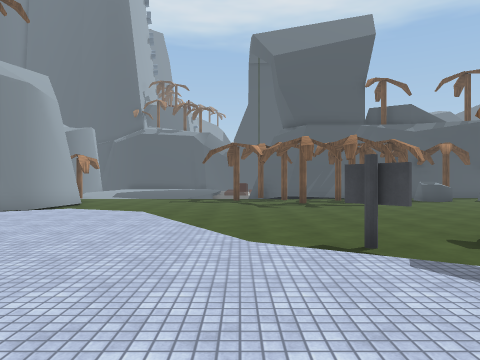
[1] (above)

24 first-person views from a walk through a 3-D level made in the Unity game engine. The camera is 1.5 m above the floor, looks level and sees 70° across. The floor is counted in squares, 2 m on a side. Each view is taken from the middle of a square. On the plan, view 1 faces up. The plan holds only what a view shows up to about 11 squares ahead; the rest is blank. The place goes on beyond the plan. Some surface patterns are stand-ins.

[2]
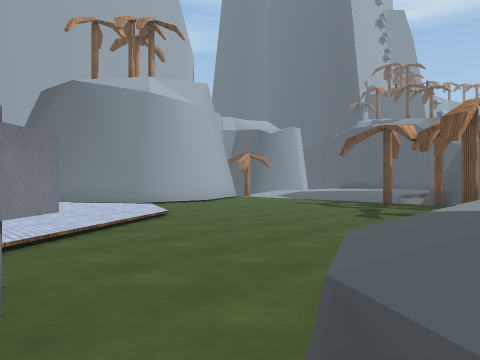

[3]
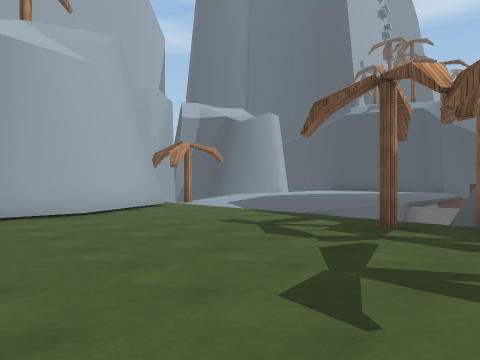

[4]
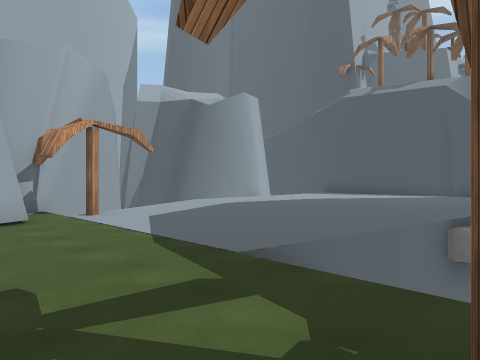

[5]
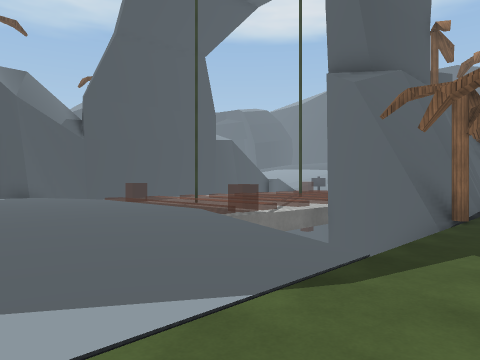

[6]
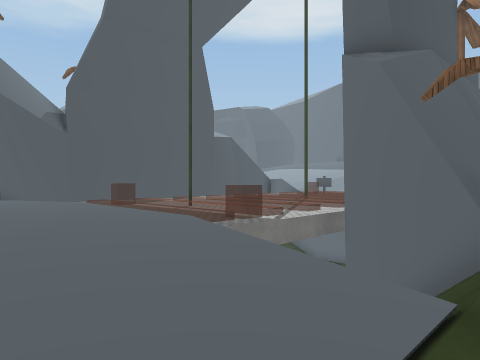

[7]
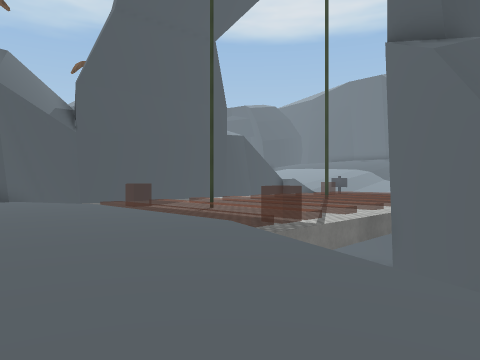

[8]
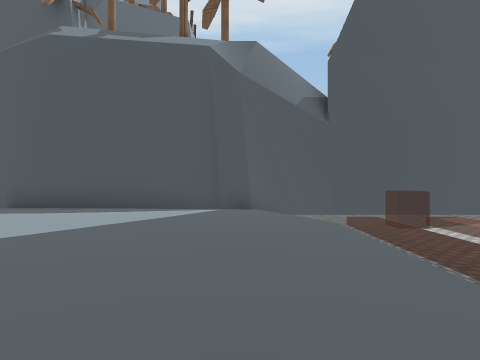

[9]
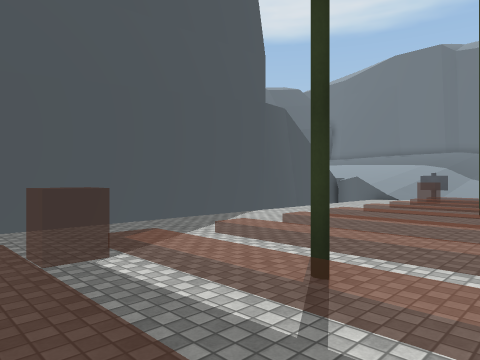

[10]
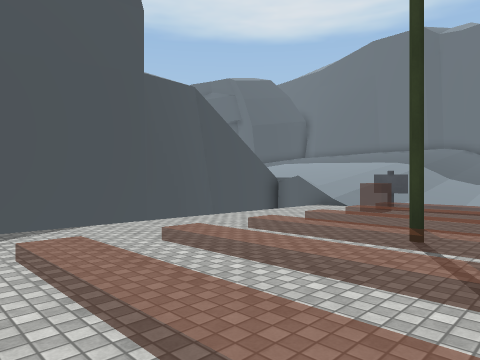

[11]
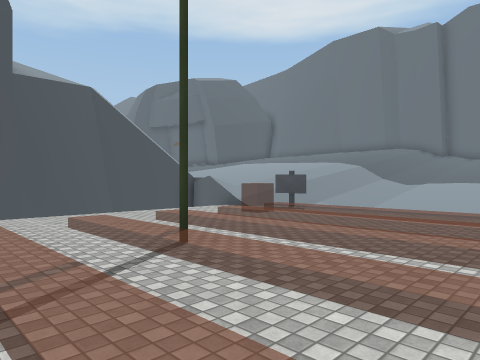

[12]
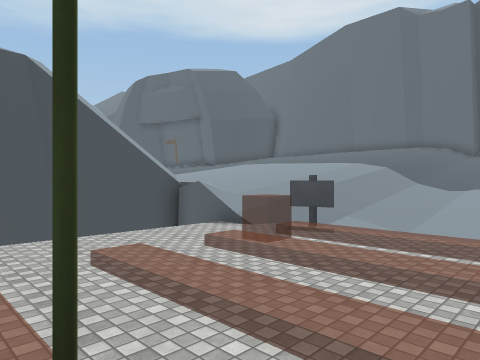

[13]
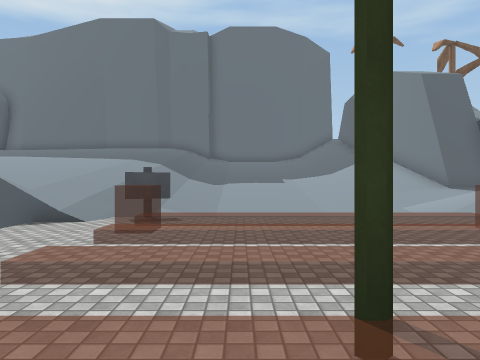

[14]
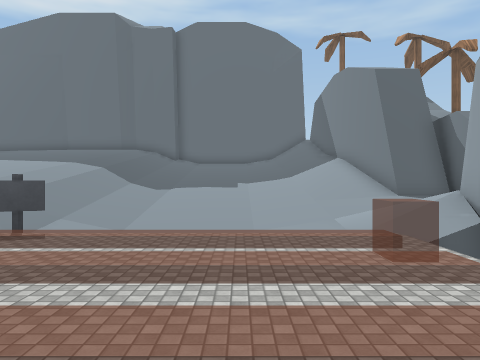

[15]
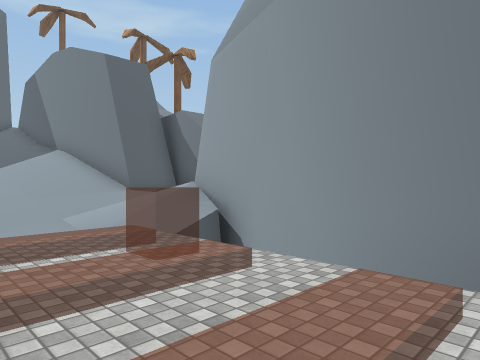

[16]
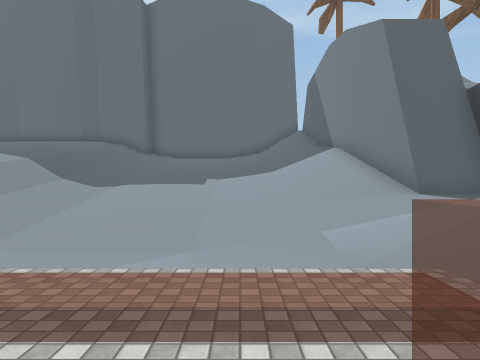

[17]
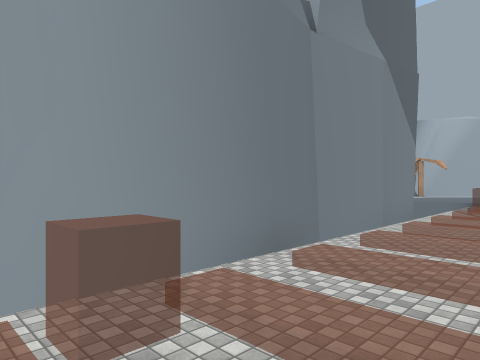

[18]
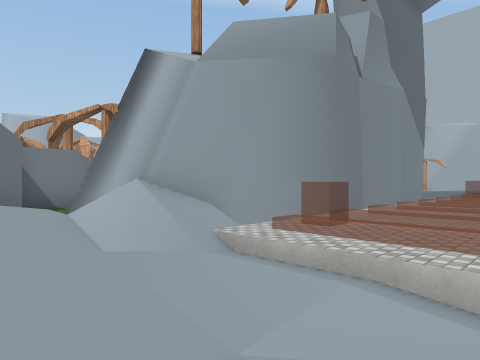

[19]
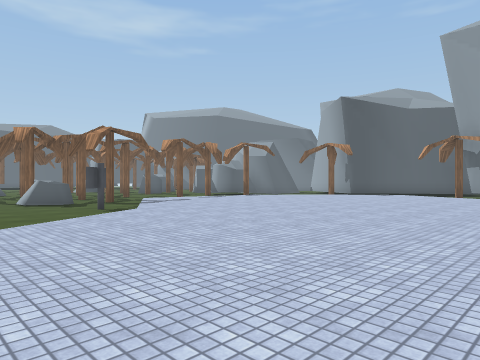

[20]
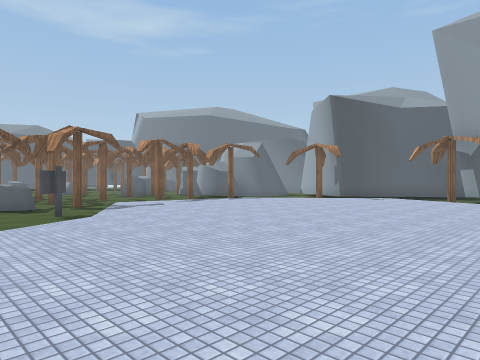

[21]
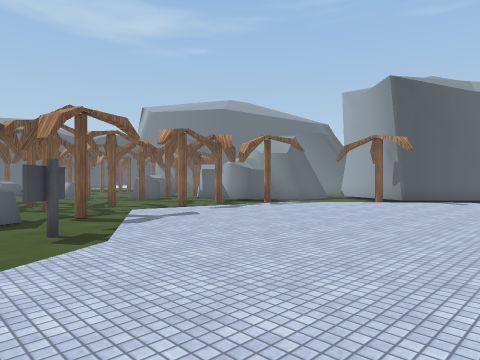

[22]
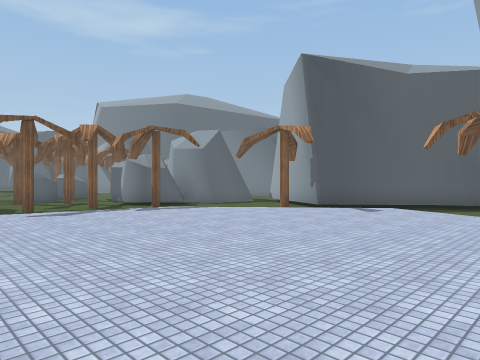

[23]
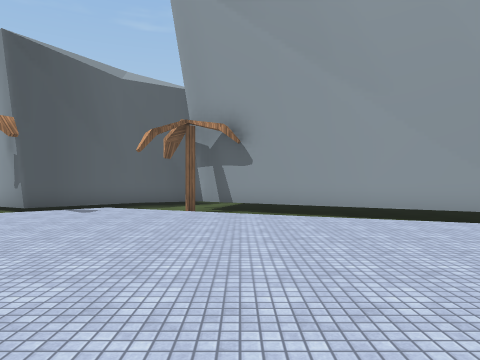

[24]
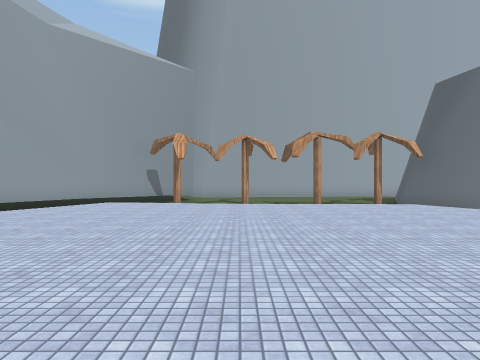

### Floor plan
Key: @ floor where view 1 was taken; # wall or solid block; . main floor; - floor 0.25 m lower than the main floor; _ floor 0.75 m lower than the main floor; : floor 1.25 m higher than the main floor; / step, stairs or slope; ^ raised ledge; v drop or lower ground; S signpost; T tree; O other object.
Columns run from 10 left of view 1 to 20 right of it. Each row starts with its distance up from view 1.
 30                       ^ :///
 29         ###########vvvv//////
 28  ########vvvvvvvvvvvvvv//////
 27  v......--------------/////////
 26   ....../--------------S///////
 25    ......//.///-//-////////////
 24    ....../-.///-//-//-/////////
 23     ...../-#///-/#-//-//_//////
 22     ...../-.///-//-//-/////////
 21    ....../-.///-//-//-/////////
 20   ......./^////-//-//^/////////
 19   ......./vv###vvv##vvv////////
 18   ....../  v############///////
 17 # ------/  ## #      # #v//####
 16 ###T----///T###      ###v####
 15  #-----------         T#    #
 14    #------T-T          ##
 13    ##-------T          T
 12     #--------
 11     #-------------
 10    ##-------------
  9    #///----------
  8  ##-/.../--------
  7 ##/......-------
  6 -......../------
  5 -.........----^T
  4 T.........//S-----
  3 -.........../-T-T-T
  2 /............./---
  1 /............./--T
  0 /.........@.../T--
 -1 /.............----T
 -2 .............. T--O
 -3 .............. --
 -4  /.........../T
 -5 ##-//....../-
 -6  ###-//.../T
 -7     ##T-//-#
 -8      ##---###
 -9       ---#
-10        ###

Positions as (right, up) in squares from view 1, and headings:
1: (0, 0), facing up
2: (4, 4), facing up-left
3: (2, 9), facing up-left
4: (0, 13), facing up-left
5: (-6, 14), facing up-right
6: (-5, 15), facing up-right
7: (-5, 16), facing up-right
8: (-3, 19), facing up
9: (-1, 22), facing up-right
10: (3, 22), facing up-right
11: (5, 20), facing up-right
12: (7, 22), facing up-right
13: (6, 24), facing right
14: (7, 22), facing right
15: (8, 22), facing down-right
16: (10, 21), facing right
17: (12, 22), facing down-left
18: (16, 23), facing down-left
19: (-7, 8), facing down-right
20: (-7, 7), facing down-right
21: (-4, 6), facing down-right
22: (-5, 2), facing down-right
23: (-5, 2), facing down
24: (1, 1), facing left
